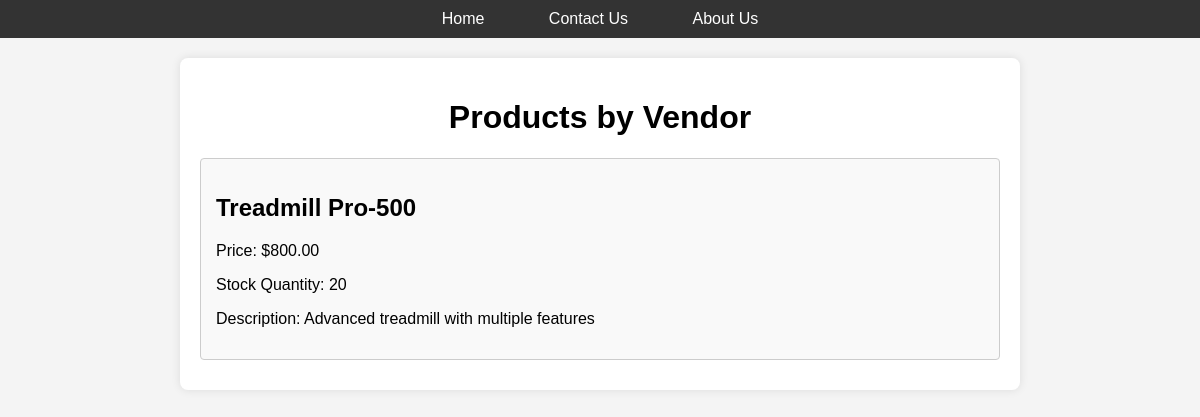
The app's page /User.php/products.php?vendor_id=4 with its own data.
### tables this page shows
CREATE TABLE Product (
    ProductID INT PRIMARY KEY,
    ProductName VARCHAR(255),
    Description TEXT,
    Price DECIMAL(10, 2),
    CategoryID INT,
    VendorID INT,
    StockQuantity INT,
    CreatedDate TIMESTAMP DEFAULT CURRENT_TIMESTAMP,
    ImageURL VARCHAR(255),
    FOREIGN KEY (CategoryID) REFERENCES Category(CategoryID),
    FOREIGN KEY (VendorID) REFERENCES Vendor(VendorID)
);

### database.php (called while the page is built, shortened)
<?php
$conn = null;
function select_rows($sql) {
    global $conn;
    $rows = array();
    $result = $conn->query($sql);
    if ($result && $result->num_rows > 0) {
        while ($row = $result->fetch_assoc()) {
            array_push($rows, $row);
        }
    }
    return $rows;
}
function get_products_by_vendor($VendorID) {
    $sql = "SELECT * FROM Product WHERE VendorID = " . intval($VendorID) . ";";
    $rows = select_rows($sql);
    return $rows;
}
?>

### User.php/products.php (the view, shortened to what this page needs)
<?php
include_once 'database.php';
$vendorId = intval($_GET['vendor_id']);
$products = get_products_by_vendor($vendorId);
?>
<!DOCTYPE html>
<html lang="en">
<head>
</head>
<body>
<div class="menu">
    <a href="index.php">Home</a>
    <a href="contact.php">Contact Us</a>
    <a href="about.php">About Us</a>
</div>
<div class="container">
    <h1>Products by Vendor</h1>
    <?php if (count($products) > 0): ?>
        <?php foreach ($products as $product): ?>
            <div class="product-card">
                <h2><?php echo htmlspecialchars($product['ProductName']); ?></h2>
                <p>Price: $<?php echo htmlspecialchars($product['Price']); ?></p>
                <p>Stock Quantity: <?php echo htmlspecialchars($product['StockQuantity']); ?></p>
                <p>Description: <?php echo htmlspecialchars($product['Description']); ?></p>
            </div>
        <?php endforeach; ?>
    <?php else: ?>
        <p>No products found for this vendor.</p>
    <?php endif; ?>
</div>
</body>
</html>

### User.php/products.php (style rules this page uses)
body { font-family: Arial, sans-serif; background-color: #f4f4f4; margin: 0; padding: 0; }
.menu { text-align: center; background-color: #333; padding: 10px; }
.menu a { color: white; padding: 14px 20px; text-decoration: none; margin: 0 10px; border-radius: 4px; }
h1 { text-align: center; }
.container { max-width: 800px; margin: 20px auto; padding: 20px; background: white; border-radius: 8px; box-shadow: 0 0 10px rgba(0, 0, 0, 0.1); }
.product-card { border: 1px solid #ccc; border-radius: 4px; padding: 15px; margin: 10px 0; background-color: #f9f9f9; }

### records on screen
product: ProductName "Treadmill Pro-500", Price "800.00", StockQuantity "20", Description "Advanced treadmill with multiple features"
